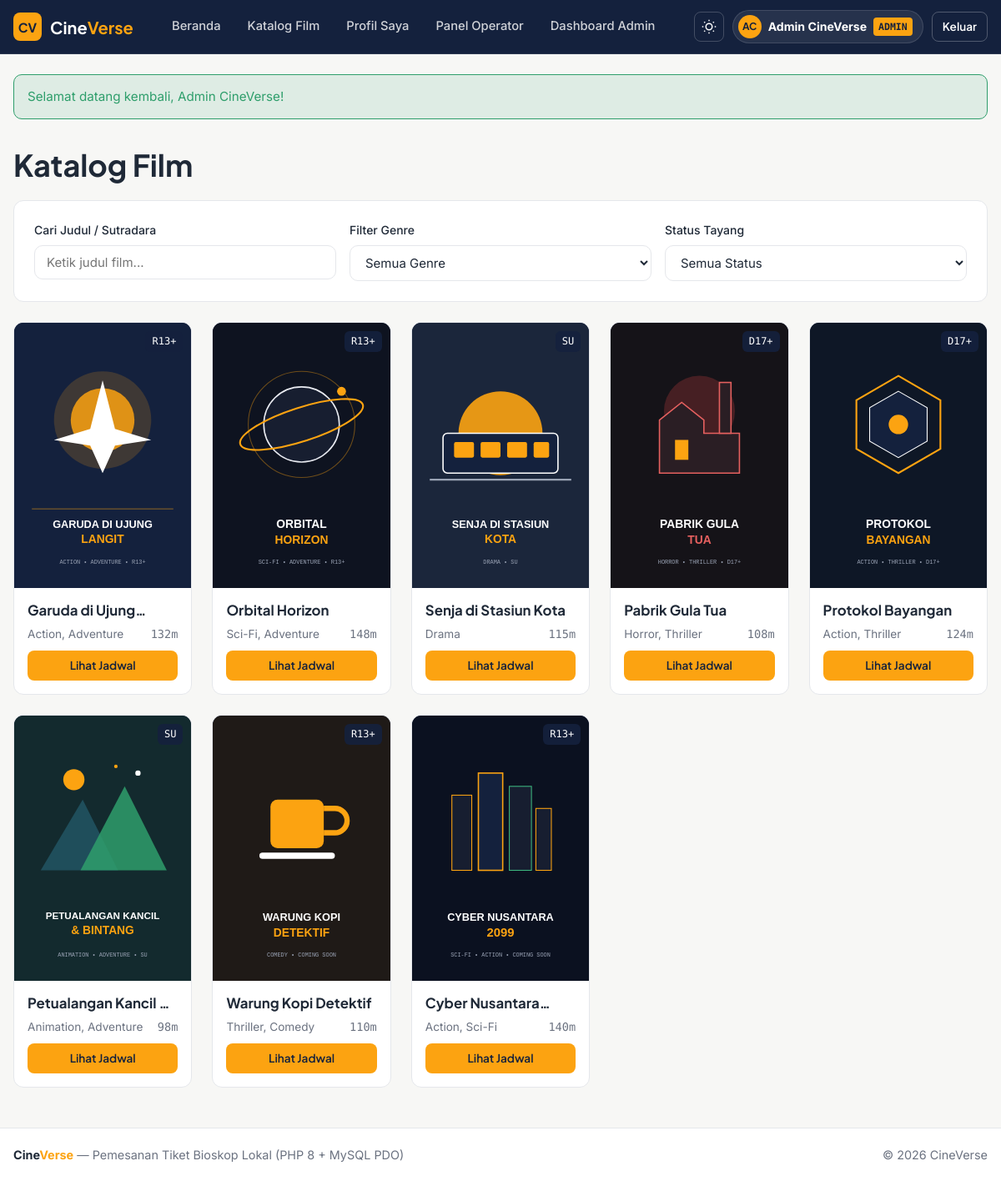
Screenshot of /movies.php (signed in) with the database file from the repository.
### tables this page shows
CREATE TABLE movies (
    id INT AUTO_INCREMENT PRIMARY KEY,
    title VARCHAR(150) NOT NULL,
    synopsis TEXT NOT NULL,
    duration_min INT NOT NULL DEFAULT 120,
    release_date DATE DEFAULT NULL,
    age_rating ENUM('SU', 'R13+', 'D17+', 'D21+') NOT NULL DEFAULT 'R13+',
    language VARCHAR(50) NOT NULL DEFAULT 'Indonesia',
    director VARCHAR(100) DEFAULT NULL,
    cast_list VARCHAR(255) DEFAULT NULL,
    poster VARCHAR(255) DEFAULT 'poster-1.svg',
    trailer_url VARCHAR(255) DEFAULT NULL,
    status ENUM('now_showing', 'coming_soon', 'archived') NOT NULL DEFAULT 'now_showing',
    created_at DATETIME NOT NULL DEFAULT CURRENT_TIMESTAMP
);

### includes/functions.php (called while the page is built, shortened)
<?php
require_once __DIR__ . '/auth.php';
function e(?string $str): string
{
    return htmlspecialchars((string)$str, ENT_QUOTES, 'UTF-8');
}
function posterUrl(?string $poster): string
{
    return baseUrl('uploads/' . $poster);
}

### includes/auth.php (called while the page is built, shortened)
<?php
function baseUrl(string $path = ''): string
{
    $scriptDir = str_replace('\\', '/', dirname($_SERVER['SCRIPT_NAME']));
    $root = preg_replace('#/(public|user|operator|admin|api)$#', '', $scriptDir);
    $root = rtrim($root, '/');
    return $root . '/' . ltrim($path, '/');
}

### public/movies.php (the view, shortened to what this page needs)
<?php
require_once __DIR__ . '/../includes/layout/header.php';
$searchQuery = trim($_GET['q'] ?? '');
$sql = "
    SELECT m.*, GROUP_CONCAT(g.name SEPARATOR ', ') AS genres
    FROM movies m
    LEFT JOIN movie_genres mg ON mg.movie_id = m.id
    LEFT JOIN genres g ON g.id = mg.genre_id
    WHERE m.status != 'archived'
";
$params = [];
$sql .= " GROUP BY m.id ORDER BY m.status ASC, m.id ASC";
$stmt = $pdo->prepare($sql);
$stmt->execute($params);
$movies = $stmt->fetchAll();
?>
<div class="section-header">
    <h1>Katalog Film</h1>
</div>
<div class="card" style="margin-bottom:24px;">
    <form method="GET" class="form-row" onsubmit="return false;">
        <div class="form-group" style="margin-bottom:0;">
            <label for="liveSearch">Cari Judul / Sutradara</label>
            <input type="text" id="liveSearch" name="q" value="<?= e($searchQuery) ?>" placeholder="Ketik judul film...">
        </div>
        <div class="form-group" style="margin-bottom:0;">
            <label for="genreFilter">Filter Genre</label>
            <select id="genreFilter" name="genre">
                <option value="">Semua Genre</option>
            </select>
        </div>
        <div class="form-group" style="margin-bottom:0;">
            <label for="statusFilter">Status Tayang</label>
            <select id="statusFilter" name="status">
                <option value="">Semua Status</option>
            </select>
        </div>
    </form>
</div>
<div id="catalogGrid" class="movie-grid" data-api-url="<?= e(baseUrl('api/movies.php')) ?>">
    <?php foreach ($movies as $m): ?>
        <article class="movie-card">
            <a href="movie.php?id=<?= (int)$m['id'] ?>" class="movie-poster-wrap">
                <img src="<?= e(posterUrl($m['poster'])) ?>" alt="<?= e($m['title']) ?>" class="movie-poster">
                <span class="age-badge"><?= e($m['age_rating']) ?></span>
            </a>
            <div class="movie-body">
                <h3 class="movie-title"><a href="movie.php?id=<?= (int)$m['id'] ?>"><?= e($m['title']) ?></a></h3>
                <div class="movie-meta">
                    <span><?= e($m['genres'] ?: '-') ?></span>
                    <span class="mono"><?= (int)$m['duration_min'] ?>m</span>
                </div>
                <a href="movie.php?id=<?= (int)$m['id'] ?>" class="btn btn-primary btn-sm" style="margin-top:auto;">Lihat Jadwal</a>
            </div>
        </article>
    <?php endforeach; ?>
</div>
<?php require_once __DIR__ . '/../includes/layout/footer.php'; ?>

### assets/css/style.css (style rules this page uses)
:root, [data-theme="light"] { --bg: #F7F7F5; --surface: #FFFFFF; --surface-alt: #F1F2F6; --text: #1F2937; --text-muted: #6B7280; --primary: #14213D; --accent: #FCA311; --accent-hover: #E59009; --success: #2E9E6B; --danger: #D64545; --border: #E5E7EB; --shadow: 0 4px 16px rgba(20, 33, 61, 0.06); }
*, *::before, *::after { box-sizing: border-box; margin: 0; padding: 0; }
body { font-family: 'Inter', system-ui, -apple-system, sans-serif; font-size: 16px; line-height: 1.6; background-color: var(--bg); color: var(--text); min-height: 100dvh; display: flex; flex-direction: column; }
h1, h2, h3, h4, .brand { font-family: 'Plus Jakarta Sans', sans-serif; line-height: 1.25; text-wrap: balance; color: var(--text); }
h1 { font-size: clamp(1.75rem, 3vw, 2.5rem); font-weight: 700; }
h3 { font-size: 1.25rem; font-weight: 600; }
a { color: inherit; text-decoration: none; }
.mono, code, .seat-btn, .booking-code, .tabular { font-family: 'DM Mono', monospace; font-variant-numeric: tabular-nums; }
.btn { display: inline-flex; align-items: center; justify-content: center; gap: 8px; padding: 10px 18px; border-radius: 10px; font-family: 'Plus Jakarta Sans', sans-serif; font-size: 0.92rem; font-weight: 600; border: 1px solid transparent; cursor: pointer; transition: transform 150ms ease-out, opacity 150ms ease-out; }
.btn-sm { padding: 6px 12px; font-size: 0.85rem; border-radius: 8px; }
.btn-primary { background-color: var(--accent); color: #14213D; }
.card { background: var(--surface); border: 1px solid var(--border); border-radius: 12px; padding: 24px; }
.section-header { display: flex; align-items: center; justify-content: space-between; gap: 16px; margin-bottom: 20px; margin-top: 32px; flex-wrap: wrap; }
.movie-grid { display: grid; grid-template-columns: repeat(auto-fill, minmax(210px, 1fr)); gap: 24px; }
.movie-card { background: var(--surface); border: 1px solid var(--border); border-radius: 12px; overflow: hidden; display: flex; flex-direction: column; transition: transform 200ms ease-out; }
.movie-poster-wrap { position: relative; overflow: hidden; aspect-ratio: 2 / 3; background: var(--primary); }
.movie-poster { width: 100%; height: 100%; object-fit: cover; transition: transform 200ms ease-out; }
.age-badge { position: absolute; top: 10px; right: 10px; background: rgba(20, 33, 61, 0.9); color: #FFFFFF; font-family: 'DM Mono', monospace; font-size: 0.75rem; padding: 3px 8px; border-radius: 6px; }
.movie-body { padding: 16px; display: flex; flex-direction: column; gap: 8px; flex: 1; }
.movie-title { font-size: 1.05rem; font-weight: 700; display: -webkit-box; -webkit-line-clamp: 1; -webkit-box-orient: vertical; overflow: hidden; }
.movie-meta { font-size: 0.85rem; color: var(--text-muted); display: flex; align-items: center; justify-content: space-between; gap: 8px; }
.form-group { margin-bottom: 16px; }
.form-group label { display: block; font-size: 14px; font-weight: 500; margin-bottom: 6px; color: var(--text); }
.form-control, select, textarea, input[type="text"], input[type="email"], input[type="password"], input[type="number"], input[type="date"], input[type="datetime-local"] { width: 100%; padding: 10px 14px; font-family: 'Inter', sans-serif; font-size: 15px; background: var(--surface); color: var(--text); border: 1px solid var(--border); border-radius: 10px; outline: none; }
.form-row { display: grid; grid-template-columns: repeat(auto-fit, minmax(200px, 1fr)); gap: 16px; }

### rows the page displays
movies: poster (picture), age_rating "R13+", title "Garuda di…", genres "Action, Adventure", duration_min "132"
movies: poster (picture), age_rating "R13+", title "Orbital Horizon", genres "Sci-Fi, Adventure", duration_min "148"
movies: poster (picture), age_rating "SU", title "Senja di Stasiun Kota", genres "Drama", duration_min "115"
movies: poster (picture), age_rating "D17+", title "Pabrik Gula Tua", genres "Horror, Thriller", duration_min "108"
movies: poster (picture), age_rating "D17+", title "Protokol Bayangan", genres "Action, Thriller", duration_min "124"
movies: poster (picture), age_rating "SU", title "Petualangan Kancil…", genres "Animation, Adventure", duration_min "98"
movies: poster (picture), age_rating "R13+", title "Warung Kopi Detektif", genres "Thriller, Comedy", duration_min "110"
movies: poster (picture), age_rating "R13+", title "Cyber…", genres "Action, Sci-Fi", duration_min "140"

### other values shown
userInitials($user['name']) "AC"
$user['name'] "Admin CineVerse"
$user['role'] "ADMIN"
$flash['message'] "Selamat datang kembali, Admin CineVerse!"
